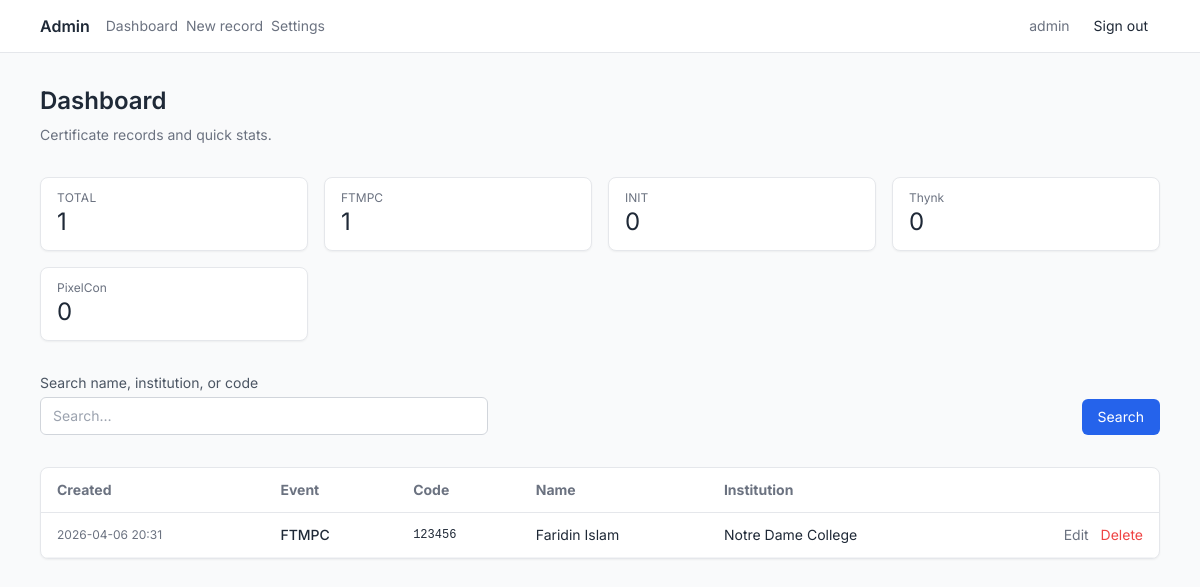
Before: /admin/ (signed in) with the older database file.
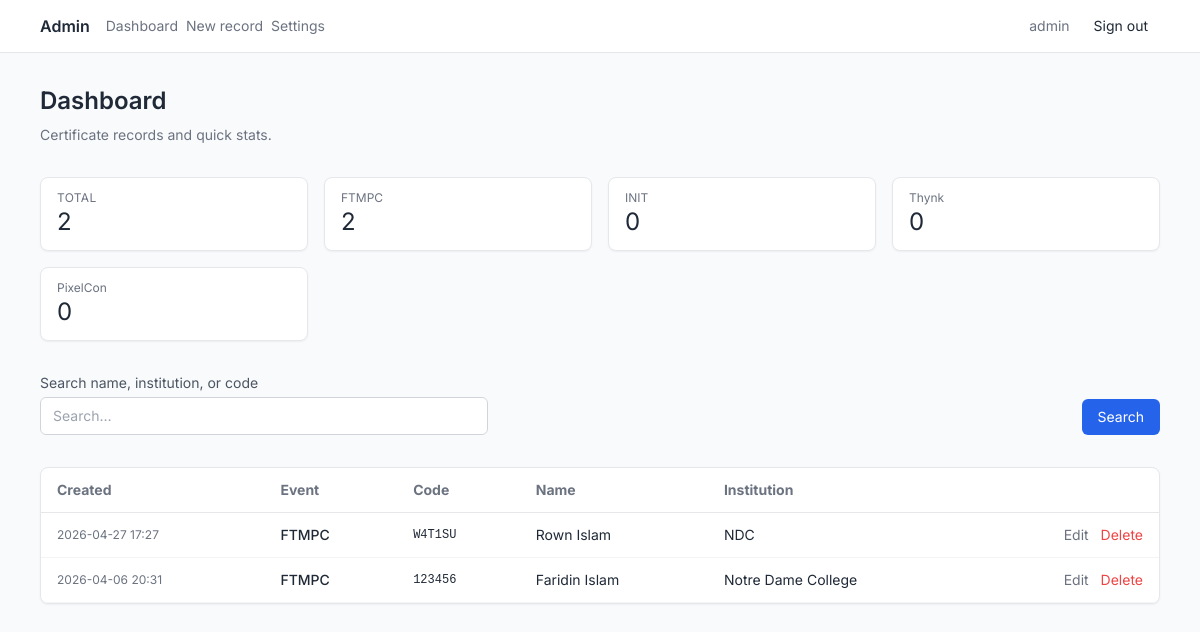
After: the same page with the newer database file.
### app/models.py (models this page shows)
class Admin(db.Model):
    __tablename__ = "admins"
    id = db.Column(db.Integer, primary_key=True)
    username = db.Column(db.String(128), nullable=False, unique=True, index=True)
    password_hash = db.Column(db.String(256), nullable=False)
    api_token_hash = db.Column(db.String(256), nullable=True)
    api_token_created_at = db.Column(db.DateTime(timezone=True), nullable=True)

class Certificate(db.Model):
    __tablename__ = "certificates"
    id = db.Column(db.Integer, primary_key=True)
    event = db.Column(db.String(64), nullable=False, index=True)
    verification_code = db.Column(db.String(6), nullable=False)
    name = db.Column(db.String(256), nullable=False)
    institution = db.Column(db.String(256), nullable=False)
    segment = db.Column(db.String(256), nullable=False)
    prize_place = db.Column(db.String(256), nullable=False)
    installment = db.Column(db.String(256), nullable=False)
    created_at = db.Column(db.DateTime(timezone=True), nullable=False)
    __table_args__ = (
        db.UniqueConstraint("event", "verification_code", name="uix_event_verification_code"),
        db.Index("idx_verification_code", "verification_code"),
    )

### app/routes/admin.py (the view)
@bp.route("/")
@login_required
def dashboard():
    page = max(1, request.args.get("page", 1, type=int))
    sort = request.args.get("sort", "created_at")
    order = request.args.get("order", "desc")
    search = request.args.get("q", "", type=str)
    sort_dir = -1 if order == "desc" else 1
    rows, total = m.certificate_list_paginated(
        page=page,
        per_page=Config.PER_PAGE,
        sort_field=sort,
        sort_dir=sort_dir,
        search=search or None,
    )
    stats = m.certificate_stats()
    pages = (total + Config.PER_PAGE - 1) // Config.PER_PAGE if total else 1
    return render_template(
        "admin/dashboard.html",
        rows=rows,
        page=page,
        pages=pages,
        total=total,
        sort=sort,
        order=order,
        q=search or "",
        stats=stats,
        events=Config.EVENTS,
    )

### app/auth.py (called while the page is built)
def load_user(user_id: str) -> AdminUser | None:
    doc = m.admin_get_by_id(user_id)
    if not doc:
        return None
    return AdminUser(doc)

### app/models.py (called while the page is built, shortened)
def _certificate_to_dict(cert: Certificate) -> dict[str, Any]:
    return {
        "_id": str(cert.id),
        "event": cert.event,
        "verification_code": cert.verification_code,
        "name": cert.name,
        "institution": cert.institution,
        "segment": cert.segment,
        "prize_place": cert.prize_place,
        "installment": cert.installment,
        "created_at": cert.created_at,
    }

def _admin_to_dict(admin: Admin) -> dict[str, Any]:
    return {
        "_id": str(admin.id),
        "username": admin.username,
        "password_hash": admin.password_hash,
        "api_token_hash": admin.api_token_hash,
        "api_token_created_at": admin.api_token_created_at,
    }

def certificate_list_paginated(
    page: int,
    per_page: int,
    sort_field: str,
    sort_dir: int,
    search: str | None,
) -> tuple[list[dict], int]:
    query = Certificate.query
    total = query.count()
    allowed_sort = {
        "created_at": Certificate.created_at,
        "event": Certificate.event,
        "name": Certificate.name,
        "verification_code": Certificate.verification_code,
    }
    sort_column = allowed_sort.get(sort_field, Certificate.created_at)
    sort_column = sort_column.desc() if sort_dir == -1 else sort_column.asc()
    rows = query.order_by(sort_column).offset((page - 1) * per_page).limit(per_page).all()
    return [_certificate_to_dict(row) for row in rows], total

def certificate_stats() -> dict[str, Any]:
    total = Certificate.query.count()
    counts = (
        db.session.query(Certificate.event, func.count(Certificate.id))
        .group_by(Certificate.event)
        .all()
    )
    by_event = {event: count for event, count in counts}
    return {"total": total, "by_event": by_event}

def admin_get_by_id(user_id: str) -> dict | None:
    try:
        admin_id = int(user_id)
    except ValueError:
        return None
    admin = Admin.query.get(admin_id)
    return _admin_to_dict(admin) if admin else None

### app/templates/admin/dashboard.html (shortened to what this page needs)
{% extends "admin/base.html" %}
{% block admin_body %}
  <div class="space-y-8 step-enter">
    <div>
      <h1 class="text-2xl font-semibold text-gray-800 mb-2">Dashboard</h1>
      <p class="text-gray-500 text-sm">Certificate records and quick stats.</p>
    </div>
    <div class="grid grid-cols-1 sm:grid-cols-2 lg:grid-cols-4 gap-4">
      <div class="bg-white shadow-sm border border-gray-200 rounded-lg px-4 py-3">
        <div class="text-gray-500 text-xs uppercase tracking-wide">Total</div>
        <div class="text-2xl text-gray-800">{{ stats.total }}</div>
      </div>
      {% for ev in events %}
        <div class="bg-white shadow-sm border border-gray-200 rounded-lg px-4 py-3">
          <div class="text-gray-500 text-xs">{{ ev }}</div>
          <div class="text-2xl text-gray-800">{{ stats.by_event.get(ev, 0) }}</div>
        </div>
      {% endfor %}
    </div>
    <form
      method="get"
      action="{{ url_for('admin.dashboard') }}"
      class="flex flex-col sm:flex-row gap-3 items-stretch sm:items-end"
    >
      <div class="flex-1">
        <label class="block text-sm text-gray-600 mb-1">Search name, institution, or code</label>
        <input
          type="search"
          name="q"
          value="{{ q }}"
          class="w-full max-w-md px-3 py-2 border border-gray-300 rounded-md text-sm focus:outline-none focus:ring-2 focus:ring-blue-500"
          placeholder="Search…"
        />
      </div>
      <button type="submit" class="px-4 py-2 bg-blue-600 text-white rounded-md hover:bg-blue-700 transition-colors text-sm">Search</button>
    </form>
    <div class="overflow-x-auto rounded-lg border border-gray-200 bg-white shadow-sm">
      <table class="w-full text-sm">
        <thead>
          <tr class="text-gray-500 border-b border-gray-200">
            <th class="text-left px-4 py-3">
              {% if sort == 'created_at' %}
                {% set noc = 'asc' if order == 'desc' else 'desc' %}
              {% else %}
                {% set noc = 'desc' %}
              {% endif %}
              <a
                class="hover:text-blue-600"
                href="{{ url_for('admin.dashboard', page=1, q=q, sort='created_at', order=noc) }}"
                >Created</a
              >
            </th>
            <th class="text-left px-4 py-3">
              {% if sort == 'event' %}
                {% set noe = 'asc' if order == 'desc' else 'desc' %}
              {% else %}
                {% set noe = 'asc' %}
              {% endif %}
              <a
                class="hover:text-blue-600"
                href="{{ url_for('admin.dashboard', page=1, q=q, sort='event', order=noe) }}"
                >Event</a
              >
            </th>
            <th class="text-left px-4 py-3">
              {% if sort == 'verification_code' %}
                {% set nov = 'asc' if order == 'desc' else 'desc' %}
              {% else %}
                {% set nov = 'asc' %}
              {% endif %}
              <a
                class="hover:text-blue-600"
                href="{{ url_for('admin.dashboard', page=1, q=q, sort='verification_code', order=nov) }}"
                >Code</a
              >
            </th>
            <th class="text-left px-4 py-3">
              {% if sort == 'name' %}
                {% set non = 'asc' if order == 'desc' else 'desc' %}
              {% else %}
                {% set non = 'asc' %}
              {% endif %}
              <a
                class="hover:text-blue-600"
                href="{{ url_for('admin.dashboard', page=1, q=q, sort='name', order=non) }}"
                >Name</a
              >
            </th>
            <th class="text-left px-4 py-3">Institution</th>
            <th class="text-right px-4 py-3"></th>
          </tr>
        </thead>
        <tbody>
          {% for row in rows %}
            <tr class="border-b border-gray-100 hover:bg-gray-50">
              <td class="whitespace-nowrap text-xs text-gray-500 px-4 py-3">
                {{ row.created_at.strftime('%Y-%m-%d %H:%M') if row.created_at else '—' }}
              </td>
              <td class="font-medium px-4 py-3">{{ row.event }}</td>
              <td class="font-mono text-xs px-4 py-3">{{ row.verification_code }}</td>
              <td class="px-4 py-3">{{ row.name }}</td>
              <td class="max-w-[12rem] truncate px-4 py-3" title="{{ row.institution }}">
                {{ row.institution }}
              </td>
              <td class="text-right whitespace-nowrap px-4 py-3">
                <a
                  href="{{ url_for('admin.certificate_edit', oid=row._id) }}"
                  class="text-sm text-gray-500 hover:text-blue-600"
                  >Edit</a
                >
                <form
                  method="post"
                  action="{{ url_for('admin.certificate_delete', oid=row._id) }}"
                  class="inline ml-2"
                  onsubmit="return confirm('Delete this record?');"
                >
                  <button type="submit" class="text-sm text-red-500 hover:text-red-700">Delete</button>
                </form>
              </td>
            </tr>
          {% else %}
            <tr>
              <td colspan="6" class="text-center text-gray-500 py-8">No records yet.</td>
            </tr>
          {% endfor %}
        </tbody>
      </table>
    </div>
  </div>
{% endblock %}

### app/templates/admin/base.html (shortened to what this page needs)
{% extends "base.html" %}
{% block body %}
  <div class="min-h-screen flex flex-col bg-gray-50">
    <header
      class="border-b border-gray-200 bg-white/90 backdrop-blur-sm sticky top-0 z-20"
    >
      <div class="max-w-6xl mx-auto px-4 py-3 flex flex-wrap items-center justify-between gap-3">
        <div class="flex items-center gap-4">
          <a href="{{ url_for('admin.dashboard') }}" class="font-semibold text-gray-800"
            >Admin</a
          >
          <nav class="flex gap-2 text-sm">
            <a
              href="{{ url_for('admin.dashboard') }}"
              class="text-gray-500 hover:text-blue-600 transition-all duration-300"
              >Dashboard</a
            >
            <a
              href="{{ url_for('admin.certificate_new') }}"
              class="text-gray-500 hover:text-blue-600 transition-all duration-300"
              >New record</a
            >
            <a
              href="{{ url_for('admin.settings') }}"
              class="text-gray-500 hover:text-blue-600 transition-all duration-300"
              >Settings</a
            >
          </nav>
        </div>
        <div class="flex items-center gap-3 text-sm">
          {% if current_user.is_authenticated %}
            <span class="text-gray-500">{{ current_user.username }}</span>
            <a href="{{ url_for('admin.logout') }}" class="px-3 py-1 text-sm hover:bg-gray-100 rounded">Sign out</a>
          {% endif %}
        </div>
      </div>
    </header>
    <main class="flex-1 max-w-6xl w-full mx-auto px-4 py-8">
      {% block admin_body %}{% endblock %}
    </main>
  </div>
{% endblock %}

### app/templates/base.html (shortened to what this page needs)
<!DOCTYPE html>
<html lang="en">
  <head>
    <script src="https://cdn.tailwindcss.com"></script>
    <link rel="stylesheet" href="{{ url_for('static', filename='css/app.css') }}" />
  </head>
  <body class="min-h-screen bg-gray-50 text-gray-800 font-sans antialiased">
    {% block body %}{% endblock %}
  </body>
</html>

### app/static/css/app.css (style rules this page uses)
:root { --color-primary: #2563EB; --color-background-dark: #FFFFFF; --color-surface-dark: #F3F4F6; --color-text-muted: #6B7280; --color-background-light: #FFFFFF; --color-surface-light: #F9FAFB; --color-accent: #2563EB; --color-muted-strong: #9CA3AF; }
.step-enter { animation: step-enter 0.45s ease-out both; }

Changed rows visible on the page:
no longer on one of the page's lists (row unchanged): Certificate: event "FTMPC", by_event.get "1"
added Certificate: event "FTMPC", by_event.get "2", created_at "2026-04-27 17:27", verification_code "W4T1SU", name "Rown Islam", institution "NDC"
Other visible differences:
{{ stats.total }}: "1" → "2"
